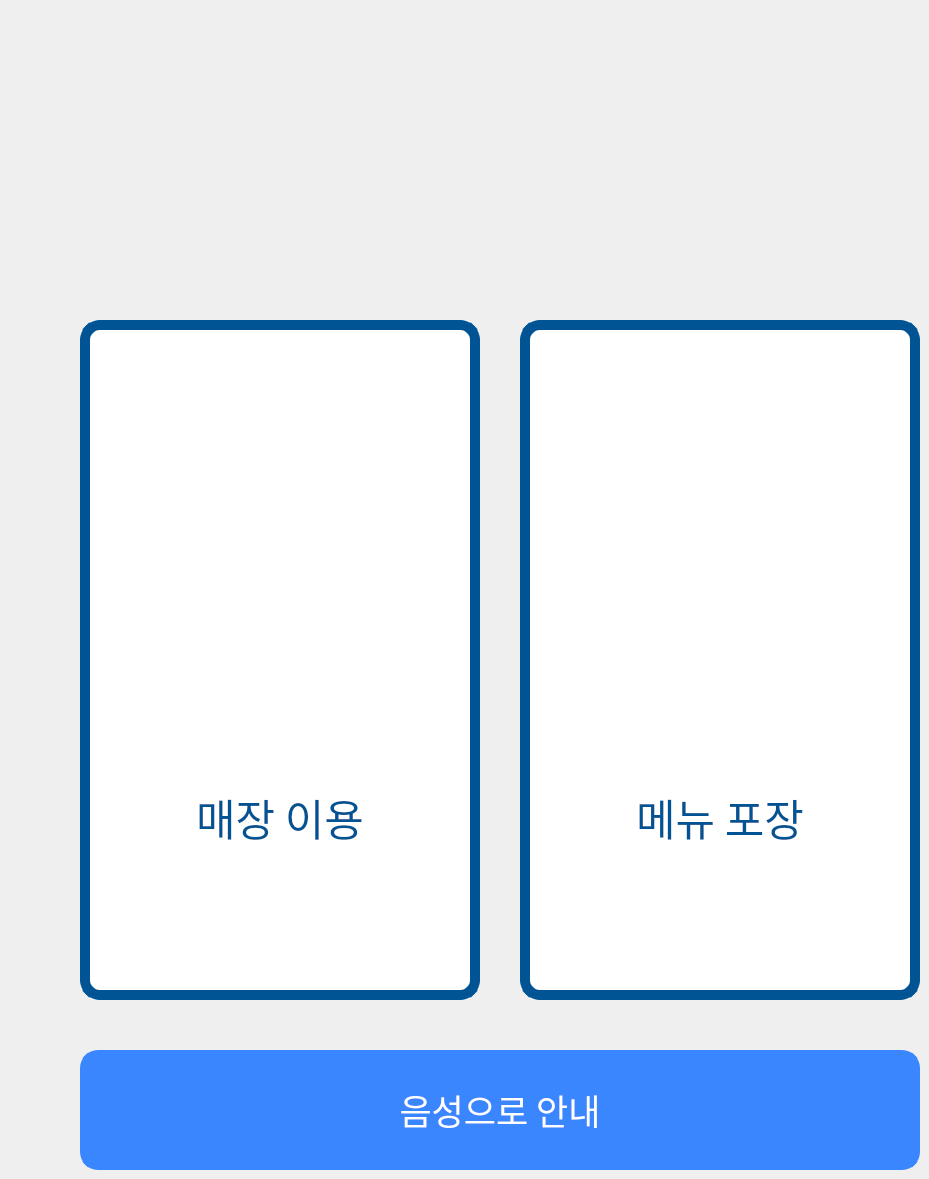
      <widget class="QWidget" name="start">
       <property name="styleSheet">
        <string notr="true"/>
       </property>
       <widget class="QPushButton" name="stayButton">
        <property name="geometry">
         <rect>
          <x>80</x>
          <y>320</y>
          <width>400</width>
          <height>680</height>
         </rect>
        </property>
        <property name="font">
         <font>
          <family>함초롬돋움</family>
          <pointsize>32</pointsize>
         </font>
        </property>
        <property name="focusPolicy">
         <enum>Qt::NoFocus</enum>
        </property>
        <property name="styleSheet">
         <string notr="true">color: rgb(0, 84, 147);
	background-color: white;
	border: 10px solid rgb(0, 84, 147);
	border-radius: 20px;</string>
        </property>
        <property name="text">
         <string>




매장 이용</string>
        </property>
        <property name="iconSize">
         <size>
          <width>200</width>
          <height>200</height>
         </size>
        </property>
        <property name="autoExclusive">
         <bool>false</bool>
        </property>
       </widget>
       <widget class="QPushButton" name="takeOutButton">
        <property name="geometry">
         <rect>
          <x>520</x>
          <y>320</y>
          <width>400</width>
          <height>680</height>
         </rect>
        </property>
        <property name="font">
         <font>
          <family>함초롬돋움</family>
          <pointsize>32</pointsize>
         </font>
        </property>
        <property name="focusPolicy">
         <enum>Qt::NoFocus</enum>
        </property>
        <property name="toolTipDuration">
         <number>0</number>
        </property>
        <property name="styleSheet">
         <string notr="true">color: rgb(0, 84, 147);
	background-color: white;
	border: 10px solid rgb(0, 84, 147);
	border-radius: 20px;</string>
        </property>
        <property name="text">
         <string>




메뉴 포장</string>
        </property>
       </widget>
       <widget class="QPushButton" name="audioButton">
        <property name="geometry">
         <rect>
          <x>80</x>
          <y>1050</y>
          <width>840</width>
          <height>120</height>
         </rect>
        </property>
        <property name="sizePolicy">
         <sizepolicy hsizetype="Fixed" vsizetype="Fixed">
          <horstretch>0</horstretch>
          <verstretch>0</verstretch>
         </sizepolicy>
        </property>
        <property name="minimumSize">
         <size>
          <width>800</width>
          <height>120</height>
         </size>
        </property>
        <property name="font">
         <font>
          <family>함초롬돋움</family>
          <pointsize>26</pointsize>
          <weight>50</weight>
          <bold>false</bold>
          <underline>false</underline>
         </font>
        </property>
        <property name="focusPolicy">
         <enum>Qt::NoFocus</enum>
        </property>
        <property name="styleSheet">
         <string notr="true">color: white;
	background-color: rgb(58, 134, 255);
	border: 8px solid rgb(58, 134, 255);
	border-radius: 18px;</string>
        </property>
        <property name="text">
         <string>음성으로 안내</string>
        </property>
       </widget>
       <widget class="QPushButton" name="stay2Button">
        <property name="geometry">
         <rect>
          <x>130</x>
          <y>420</y>
          <width>300</width>
          <height>300</height>
         </rect>
        </property>
        <property name="sizePolicy">
         <sizepolicy hsizetype="Fixed" vsizetype="Fixed">
          <horstretch>0</horstretch>
          <verstretch>0</verstretch>
         </sizepolicy>
        </property>
        <property name="minimumSize">
         <size>
          <width>200</width>
          <height>200</height>
         </size>
        </property>
        <property name="autoFillBackground">
         <bool>false</bool>
        </property>
        <property name="styleSheet">
         <string notr="true">text-align:left;
background-color: white;
border:0px;
border-radius: 10px;</string>
        </property>
        <property name="text">
         <string/>
        </property>
        <property name="iconSize">
         <size>
          <width>300</width>
          <height>300</height>
         </size>
        </property>
        <property name="autoRepeatDelay">
         <number>0</number>
        </property>
        <property name="autoRepeatInterval">
         <number>0</number>
        </property>
       </widget>
       <widget class="QPushButton" name="takeout2Button">
        <property name="geometry">
         <rect>
          <x>570</x>
          <y>420</y>
          <width>300</width>
          <height>300</height>
         </rect>
        </property>
        <property name="sizePolicy">
         <sizepolicy hsizetype="Fixed" vsizetype="Fixed">
          <horstretch>0</horstretch>
          <verstretch>0</verstretch>
         </sizepolicy>
        </property>
        <property name="minimumSize">
         <size>
          <width>200</width>
          <height>200</height>
         </size>
        </property>
        <property name="autoFillBackground">
         <bool>false</bool>
        </property>
        <property name="styleSheet">
         <string notr="true">text-align:left;
background-color: white;
border:0px;
border-radius: 10px;
</string>
        </property>
        <property name="text">
         <string/>
        </property>
        <property name="iconSize">
         <size>
          <width>300</width>
          <height>300</height>
         </size>
        </property>
        <property name="autoRepeatDelay">
         <number>0</number>
        </property>
        <property name="autoRepeatInterval">
         <number>0</number>
        </property>
       </widget>
      </widget>
